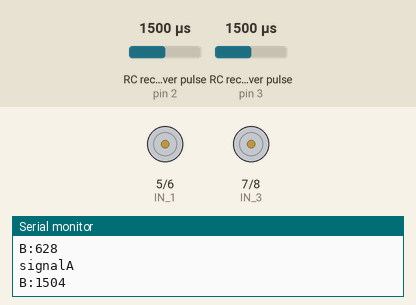
This sketch was run on a simulated Arduino Uno, built with avr-gcc and run on an emulated ATmega328P. Parts: motor-driver pin pairs drawn as motors (green arrow = first pin HIGH = forward, orange = second pin HIGH = backward, longer = more drive, scaled by the enable pin), the last lines printed to the serial monitor. Wiring (inferred from the names in the program): 2 × RC receiver channel: data pin 2 / data pin 3. The inputs (shaded band) are chosen by the test bench; at power-on: RC receiver pulse (sensors on pin 3, pin 2) 1500 µs.

Above: at 1.29 s.
1.3 s: RC receiver pulse (sensor on pin 3) set to 1697 µs
4.3 s: RC receiver pulse (sensor on pin 3) set to 1727 µs
7.3 s: RC receiver pulse (sensor on pin 2) set to 1641 µs
10.3 s: RC receiver pulse (sensor on pin 2) set to 1667 µs
At 10.8 s:
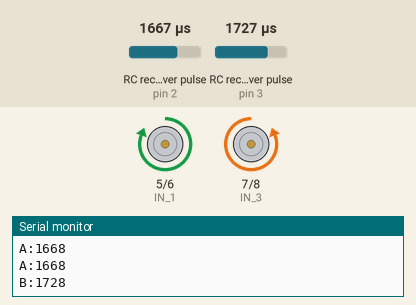
13.3 s: RC receiver pulse (sensor on pin 2) set to 1444 µs
At 14.4 s:
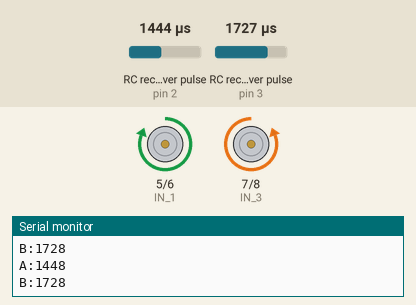
14.8 s: RC receiver pulse (sensor on pin 2) set to 1470 µs
At 15.11 s:
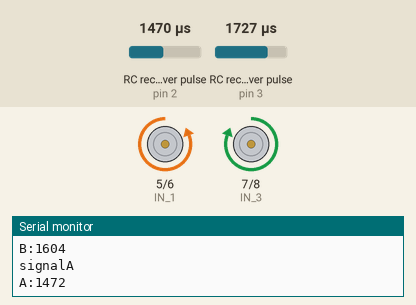
Timing chart, 0 to 18.8 s (numbered marks = the images above; inputs shaded):
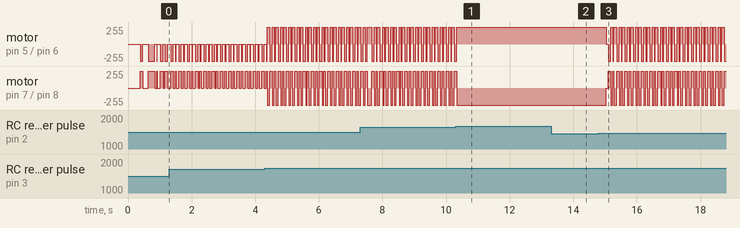

Measured:
- the behaviour switches between 1651 and 1652 µs on RC receiver pulse (sensor on pin 2) (found by bisection; images 0 and 1)
- the behaviour switches between 1455 and 1456 µs on RC receiver pulse (sensor on pin 2) (found by bisection; images 2 and 3)
- after the input at 10.3 s, motor on pin 5 (IN_1) / pin 6 (IN_2): goes on until 10.3 s, then stays forward 255/255; motor on pin 7 (IN_3) / pin 8 (IN_4): goes on until 10.3 s, then stays backward 255/255
- after the input at 13.3 s, motor on pin 5 (IN_1) / pin 6 (IN_2): stays forward 255/255 (without the input it goes to backward 255/255 after 0.38 s)
- by itself, motor on pin 5 (IN_1) / pin 6 (IN_2), motor on pin 7 (IN_3) / pin 8 (IN_4): moves between backward 255/255 and forward 255/255, repeating every 1.3 s

The sketch:

BattleBotBrainV3Basic.ino
```cpp
// Basic battle bot control, binary movement states

// Channel 1
#define THROTTLE_SIGNAL_IN_A 0		// INTERRUPT 0 = DIGITAL PIN 2 - use the interrupt number in attachInterrupt
#define THROTTLE_SIGNAL_IN_A_PIN 2 	// INTERRUPT 0 = DIGITAL PIN 11 - use the PIN number in digitalRead
#define NEUTRAL_THROTTLE_A 1556 	// this is the duration in microseconds of neutral throttle on an electric RC Car

// Channel 1
volatile int nThrottleInA = NEUTRAL_THROTTLE_A;	// volatile, we set this in the Interrupt and read it in loop so it must be declared volatile
volatile unsigned long ulStartPeriodA = 0;	// set in the interrupt
volatile boolean bNewThrottleSignalA = false;	// set in the interrupt and read in the loop

// Channel 2
#define THROTTLE_SIGNAL_IN_B 1		// INTERRUPT 1 = DIGITAL PIN 3 - use the interrupt number in attachInterrupt
#define THROTTLE_SIGNAL_IN_B_PIN 3	// INTERRUPT 1 = DIGITAL PIN 3 - use the PIN number in digitalRead
#define NEUTRAL_THROTTLE_B 1540		// This value may require changing the DX4e (Reading 1420 as nutral

// Channel 2
volatile int nThrottleInB = NEUTRAL_THROTTLE_B;	// volatile, we set this in the Interrupt and read it in loop so it must be declared volatile
volatile unsigned long ulStartPeriodB = 0;	// set in the interrupt
volatile boolean bNewThrottleSignalB = false;	// set in the interrupt and read in the loop

// Wheel variables
int throttle;  			//Speed in one direction
const float baseSteerPercent = 0.5;
float steerPercent; 		// 1 Goes right, 0 left
const int maxForward = 1116;	//Must be tweaked
const int maxBack = 1792;	//Use control to test values
const int maxLeft = 1048 ;	//and find values from the Serial Monitor
const int maxRight = 2000;

const int IN_1=5;  	// HBridge IN_1
const int IN_2=6;  	// HBridge IN_2
const int IN_3=7;  	// HBridge IN_3
const int IN_4=8;  	// HBridge IN_4
const int pinPWM_A=9;	// HBridge EN_A
const int pinPWM_B=10;  // HBrigde EN_B

void setup() {
// tell the Arduino we want the function calcInput to be called whenever INT0 (digital pin 2)
// changes from HIGH to LOW or LOW to HIGH
// catching these changes will allow us to calculate how long the input pulse is
attachInterrupt(digitalPinToInterrupt(THROTTLE_SIGNAL_IN_A_PIN),calcInputA,CHANGE);

delay(10); // allows for Interrupts and I can afford to wait 100th of second to process interrupts

// tell the Arduino we want the function calcInput to be called whenever INT0 (digital pin 3)
// changes from HIGH to LOW or LOW to HIGH
// catching these changes will allow us to calculate how long the input pulse is
attachInterrupt(digitalPinToInterrupt(THROTTLE_SIGNAL_IN_B_PIN),calcInputB,CHANGE);

pinMode(IN_1,OUTPUT);
pinMode(IN_2,OUTPUT);
pinMode(IN_3,OUTPUT);
pinMode(IN_4,OUTPUT);
pinMode(pinPWM_A,OUTPUT);
pinMode(pinPWM_B,OUTPUT);
Serial.begin(9600);
}

void loop () {
  delay(20); // For testing
  //Handle new speed value
  if (bNewThrottleSignalA) {
    if (nThrottleInA > NEUTRAL_THROTTLE_A-100 && nThrottleInA < NEUTRAL_THROTTLE_A+100) {
      //NO FORWARD/BACKWARD
      Serial.println("signalA");
      throttle = NEUTRAL_THROTTLE_A;
    }
    else {
      throttle = nThrottleInA;
    }
    updateSpeeds();
    bNewThrottleSignalA = false;
  }
  //Handle new turn value
  if (bNewThrottleSignalB) {
    if (nThrottleInB > NEUTRAL_THROTTLE_B-10 && nThrottleInB < NEUTRAL_THROTTLE_B+10) {
      // NO LEFT OR RIGHT
      steerPercent = 0.5;
    }
    else {
      steerPercent = (float)(nThrottleInB - maxLeft)/(maxRight - maxLeft);
    }
    updateSpeeds();
    bNewThrottleSignalB = false;
  }
}
void updateSpeeds() {
  analogWrite(pinPWM_A,255);
  analogWrite(pinPWM_B,255);
  // Right:
  if (steerPercent > 0.7) {
    digitalWrite(IN_1,HIGH);
    digitalWrite(IN_2,LOW);
    digitalWrite(IN_3,LOW);
    digitalWrite(IN_4,HIGH);
  }
  // Left:
  else if (steerPercent < 0.3) {
    digitalWrite(IN_1,LOW);
    digitalWrite(IN_2,HIGH);
    digitalWrite(IN_3,HIGH);
    digitalWrite(IN_4,LOW);
  }
  // Forward:
  else if (throttle < NEUTRAL_THROTTLE_A) {
    digitalWrite(IN_1,HIGH);
    digitalWrite(IN_2,LOW);
    digitalWrite(IN_3,HIGH);
    digitalWrite(IN_4,LOW);
  }
  // Backward
  else if (throttle > NEUTRAL_THROTTLE_A) {
    digitalWrite(IN_1,LOW);
    digitalWrite(IN_2,HIGH);
    digitalWrite(IN_3,LOW);
    digitalWrite(IN_4,HIGH);
  }
  // Stand still
  else {
    digitalWrite(IN_1,LOW);
    digitalWrite(IN_2,LOW);
    digitalWrite(IN_3,LOW);
    digitalWrite(IN_4,LOW);
  }
}

void calcInputA() {
  if(digitalRead(THROTTLE_SIGNAL_IN_A_PIN) == HIGH){
    ulStartPeriodA = micros();
  }
  else {
    if(ulStartPeriodA && (bNewThrottleSignalA == false)){
      nThrottleInA = (int)(micros() - ulStartPeriodA);
      ulStartPeriodA = 0;
      bNewThrottleSignalA = true;
      Serial.print("A:");
      Serial.println(nThrottleInA);
    }
  }
}

void calcInputB() {
  if(digitalRead(THROTTLE_SIGNAL_IN_B_PIN) == HIGH){
    ulStartPeriodB = micros();
  }
  else {
    if(ulStartPeriodB && (bNewThrottleSignalB == false)){
      nThrottleInB = (int)(micros() - ulStartPeriodB);
      ulStartPeriodB = 0;
      bNewThrottleSignalB = true;
      Serial.print("B:");
      Serial.println(nThrottleInB);

    }
  }
}
```
